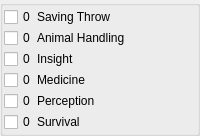
          <widget class="QGroupBox" name="groupBox_8">
           <property name="title">
            <string/>
           </property>
           <layout class="QFormLayout" name="formLayout_4">
            <property name="horizontalSpacing">
             <number>1</number>
            </property>
            <property name="verticalSpacing">
             <number>1</number>
            </property>
            <property name="leftMargin">
             <number>1</number>
            </property>
            <property name="topMargin">
             <number>1</number>
            </property>
            <property name="rightMargin">
             <number>1</number>
            </property>
            <property name="bottomMargin">
             <number>1</number>
            </property>
            <item row="0" column="0">
             <widget class="QCheckBox" name="checkBox_4">
              <property name="sizePolicy">
               <sizepolicy hsizetype="Fixed" vsizetype="Fixed">
                <horstretch>0</horstretch>
                <verstretch>0</verstretch>
               </sizepolicy>
              </property>
              <property name="text">
               <string>0</string>
              </property>
             </widget>
            </item>
            <item row="0" column="1">
             <widget class="QLabel" name="label_28">
              <property name="text">
               <string>Saving Throw</string>
              </property>
             </widget>
            </item>
            <item row="1" column="0">
             <widget class="QCheckBox" name="checkBox_8">
              <property name="sizePolicy">
               <sizepolicy hsizetype="Fixed" vsizetype="Fixed">
                <horstretch>0</horstretch>
                <verstretch>0</verstretch>
               </sizepolicy>
              </property>
              <property name="text">
               <string>0</string>
              </property>
             </widget>
            </item>
            <item row="1" column="1">
             <widget class="QLabel" name="label_32">
              <property name="text">
               <string>Animal Handling</string>
              </property>
             </widget>
            </item>
            <item row="2" column="0">
             <widget class="QCheckBox" name="checkBox_13">
              <property name="sizePolicy">
               <sizepolicy hsizetype="Fixed" vsizetype="Fixed">
                <horstretch>0</horstretch>
                <verstretch>0</verstretch>
               </sizepolicy>
              </property>
              <property name="text">
               <string>0</string>
              </property>
             </widget>
            </item>
            <item row="2" column="1">
             <widget class="QLabel" name="label_43">
              <property name="text">
               <string>Insight</string>
              </property>
             </widget>
            </item>
            <item row="3" column="0">
             <widget class="QCheckBox" name="checkBox_16">
              <property name="sizePolicy">
               <sizepolicy hsizetype="Fixed" vsizetype="Fixed">
                <horstretch>0</horstretch>
                <verstretch>0</verstretch>
               </sizepolicy>
              </property>
              <property name="text">
               <string>0</string>
              </property>
             </widget>
            </item>
            <item row="3" column="1">
             <widget class="QLabel" name="label_49">
              <property name="text">
               <string>Medicine</string>
              </property>
             </widget>
            </item>
            <item row="4" column="0">
             <widget class="QCheckBox" name="checkBox_18">
              <property name="sizePolicy">
               <sizepolicy hsizetype="Fixed" vsizetype="Fixed">
                <horstretch>0</horstretch>
                <verstretch>0</verstretch>
               </sizepolicy>
              </property>
              <property name="text">
               <string>0</string>
              </property>
             </widget>
            </item>
            <item row="4" column="1">
             <widget class="QLabel" name="label_53">
              <property name="text">
               <string>Perception</string>
              </property>
             </widget>
            </item>
            <item row="5" column="0">
             <widget class="QCheckBox" name="checkBox_24">
              <property name="sizePolicy">
               <sizepolicy hsizetype="Fixed" vsizetype="Fixed">
                <horstretch>0</horstretch>
                <verstretch>0</verstretch>
               </sizepolicy>
              </property>
              <property name="text">
               <string>0</string>
              </property>
             </widget>
            </item>
            <item row="5" column="1">
             <widget class="QLabel" name="label_65">
              <property name="text">
               <string>Survival</string>
              </property>
             </widget>
            </item>
           </layout>
          </widget>
